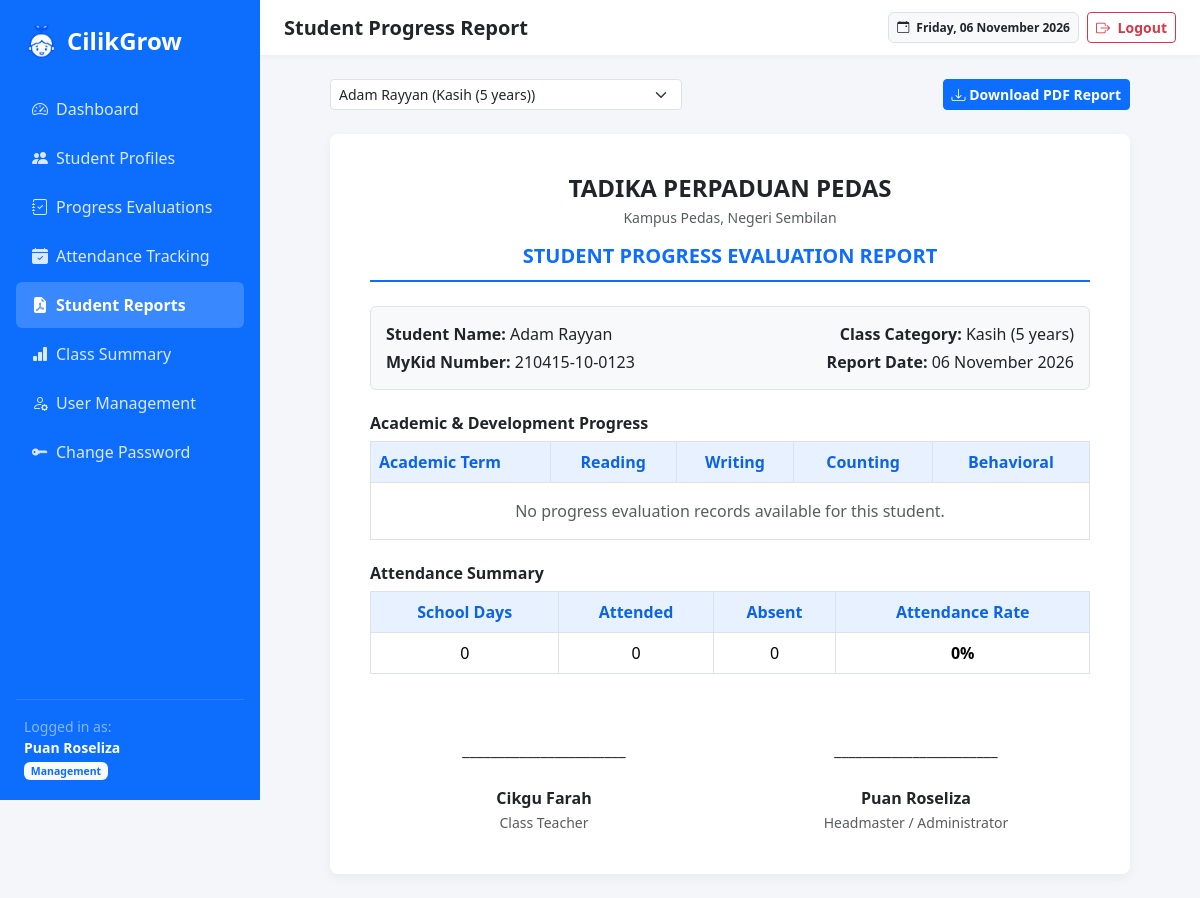
/report.php (signed in), run on the app's committed database.
### tables this page shows
CREATE TABLE `students` (
  `student_id`     int(11)      NOT NULL AUTO_INCREMENT,
  `student_name`   varchar(100) NOT NULL,
  `mykid`          varchar(20)  NOT NULL,
  `gender`         enum('Male','Female') DEFAULT NULL,
  `class_name`     varchar(50)  NOT NULL,
  `date_of_birth`  date         DEFAULT NULL,
  `address`        text         DEFAULT NULL,
  `guardian_phone` varchar(20)  DEFAULT NULL,
  PRIMARY KEY (`student_id`),
  UNIQUE KEY `uq_students_mykid` (`mykid`)
);

CREATE TABLE `users` (
  `user_id`    int(11)      NOT NULL AUTO_INCREMENT,
  `username`   varchar(50)  NOT NULL,
  `password`   varchar(255) NOT NULL,
  `role`       enum('Teacher','Management','Parent') NOT NULL,
  `full_name`  varchar(100) NOT NULL,
  `email`      varchar(100) DEFAULT NULL,
  `student_id` int(11)      DEFAULT NULL,
  `phone`      varchar(15)  DEFAULT NULL,
  `status`     varchar(10)  NOT NULL DEFAULT 'Active',
  PRIMARY KEY (`user_id`),
  UNIQUE KEY `username` (`username`),
  KEY `fk_user_student` (`student_id`),
  CONSTRAINT `fk_user_student` FOREIGN KEY (`student_id`) REFERENCES `students` (`student_id`) ON DELETE SET NULL
);

### includes/auth.php (called while the page is built, shortened)
<?php
function e($value): string
{
    return htmlspecialchars((string)($value ?? ''), ENT_QUOTES, 'UTF-8');
}
function attendance_pct(int $attended, int $total): float
{
    return $total > 0 ? round(($attended / $total) * 100, 1) : 0.0;
}
function attendance_summary(mysqli $conn, int $student_id): array
{
    $stmt = $conn->prepare(
        "SELECT COUNT(*) AS total_days,
                COALESCE(SUM(status IN ('Present','Late')), 0) AS attended,
                COALESCE(SUM(status = 'Absent'), 0) AS absent
         FROM attendance WHERE student_id = ?"
    );
    $stmt->bind_param('i', $student_id);
    $stmt->execute();
    $r = $stmt->get_result()->fetch_assoc();
    $total    = (int)($r['total_days'] ?? 0);
    $attended = (int)($r['attended'] ?? 0);
    return [
        'total'    => $total,
        'attended' => $attended,
        'absent'   => (int)($r['absent'] ?? 0),
        'pct'      => attendance_pct($attended, $total),
    ];
}

### report.php (the view, shortened to what this page needs)
<?php
require_once __DIR__ . '/includes/auth.php';
$role = $_SESSION['role'];
$all_students = [];
$student_id = 0;
if ($role === 'Parent') {
    $student_id = (int)($_SESSION['student_id'] ?? 0);
} else {
    $all_students = $conn->query('SELECT student_id, student_name, class_name FROM students ORDER BY student_name ASC')->fetch_all(MYSQLI_ASSOC);
    $student_id = (int)($_GET['student_id'] ?? 0);
    if ($student_id <= 0 && $all_students) {
        $student_id = (int)$all_students[0]['student_id'];
    }
}
$student = null;
$evaluations = [];
$att = ['total' => 0, 'attended' => 0, 'absent' => 0, 'pct' => 0.0];
if ($student_id > 0) {
    $stmt = $conn->prepare('SELECT * FROM students WHERE student_id = ?');
    $stmt->bind_param('i', $student_id);
    $stmt->execute();
    $student = $stmt->get_result()->fetch_assoc();
    if ($student) {
        $stmt = $conn->prepare('SELECT * FROM progress_records WHERE student_id = ? ORDER BY progress_id DESC');
        $stmt->bind_param('i', $student_id);
        $stmt->execute();
        $evaluations = $stmt->get_result()->fetch_all(MYSQLI_ASSOC);
        $att = attendance_summary($conn, $student_id);
    }
}
function staff_name(mysqli $conn, string $role, string $fallback): string
{
    $stmt = $conn->prepare("SELECT full_name FROM users WHERE role = ? AND status = 'Active' ORDER BY user_id ASC LIMIT 1");
    $stmt->bind_param('s', $role);
    $stmt->execute();
    $row = $stmt->get_result()->fetch_assoc();
    return $row['full_name'] ?? $fallback;
}
$teacher_name = staff_name($conn, 'Teacher', 'Class Teacher');
$head_name    = staff_name($conn, 'Management', 'Headmaster');
include __DIR__ . '/includes/header.php';
?>
<div class="no-print d-flex flex-wrap justify-content-between align-items-center gap-2 mb-4 mx-auto" style="max-width:800px;">
    <?php if ($role !== 'Parent'): ?>
        <form method="GET" action="report.php" class="d-flex align-items-center gap-2">
            <select name="student_id" class="form-select form-select-sm" onchange="this.form.submit()" aria-label="Select student">
                <?php foreach ($all_students as $ast): ?>
                    <option value="<?= (int)$ast['student_id']; ?>" <?= (int)$ast['student_id'] === $student_id ? 'selected' : ''; ?>><?= e($ast['student_name']); ?> (<?= e($ast['class_name']); ?>)</option>
                <?php endforeach; ?>
            </select>
        </form>
    <?php else: ?>
        <span></span>
    <?php endif; ?>
    <?php if ($student): ?>
        <button onclick="downloadPDF()" class="btn btn-primary btn-sm fw-semibold"><i class="bi bi-download"></i> Download PDF Report</button>
    <?php endif; ?>
</div>
<?php if (!$student): ?>
    <div class="alert alert-warning mx-auto" style="max-width:800px;">No student record is available for this report. <?= $role === 'Parent' ? 'Please contact the kindergarten office to link your child to your account.' : ''; ?></div>
<?php else: ?>
<div class="report-card" id="pdfContent">
    <div class="header-title text-center">
        <h4 class="fw-bold text-uppercase mb-1">Tadika Perpaduan Pedas</h4>
        <p class="text-muted small mb-1">Kampus Pedas, Negeri Sembilan</p>
        <h5 class="fw-bold text-primary mt-3 mb-0">STUDENT PROGRESS EVALUATION REPORT</h5>
    </div>
    <div class="info-box">
        <div class="row">
            <div class="col-6">
                <p class="mb-1"><strong>Student Name:</strong> <?= e($student['student_name']); ?></p>
                <p class="mb-0"><strong>MyKid Number:</strong> <?= e($student['mykid'] ?? 'N/A'); ?></p>
            </div>
            <div class="col-6 text-end">
                <p class="mb-1"><strong>Class Category:</strong> <?= e($student['class_name']); ?></p>
                <p class="mb-0"><strong>Report Date:</strong> <?= date('d F Y'); ?></p>
            </div>
        </div>
    </div>
    <h6 class="fw-bold text-dark mb-2">Academic &amp; Development Progress</h6>
    <table class="table table-bordered table-custom align-middle mb-4">
        <thead>
            <tr><th style="width:25%;">Academic Term</th><th class="text-center">Reading</th><th class="text-center">Writing</th><th class="text-center">Counting</th><th class="text-center">Behavioral</th></tr>
        </thead>
        <tbody>
        <?php if (!$evaluations): ?>
            <tr><td colspan="5" class="text-center py-3 text-muted">No progress evaluation records available for this student.</td></tr>
        <?php else: foreach ($evaluations as $ev): ?>
            <tr>
                <td class="fw-semibold"><?= e($ev['academic_term'] ?? 'N/A'); ?></td>
                <td class="text-center"><span class="badge bg-info text-dark"><?= e($ev['reading_grade'] ?? '-'); ?></span></td>
                <td class="text-center"><span class="badge bg-info text-dark"><?= e($ev['writing_grade'] ?? '-'); ?></span></td>
                <td class="text-center"><span class="badge bg-info text-dark"><?= e($ev['counting_grade'] ?? '-'); ?></span></td>
                <td class="text-center"><span class="badge bg-success"><?= e($ev['behavior_grade'] ?? '-'); ?></span></td>
            </tr>
        <?php endforeach; endif; ?>
        </tbody>
    </table>
    <h6 class="fw-bold text-dark mb-2">Attendance Summary</h6>
    <table class="table table-bordered table-custom text-center mb-4">
        <thead><tr><th>School Days</th><th>Attended</th><th>Absent</th><th>Attendance Rate</th></tr></thead>
        <tbody><tr><td><?= $att['total']; ?></td><td><?= $att['attended']; ?></td><td><?= $att['absent']; ?></td><td class="fw-bold"><?= e($att['pct']); ?>%</td></tr></tbody>
    </table>
    <div class="mt-5 pt-3">
        <div class="row text-center">
            <div class="col-6">
                <p class="mb-4">_______________________</p>
                <p class="fw-bold mb-0"><?= e($teacher_name); ?></p>
                <small class="text-muted">Class Teacher</small>
            </div>
            <div class="col-6">
                <p class="mb-4">_______________________</p>
                <p class="fw-bold mb-0"><?= e($head_name); ?></p>
                <small class="text-muted">Headmaster / Administrator</small>
            </div>
        </div>
    </div>
</div>
<?php endif; ?>
<?php include __DIR__ . '/includes/footer.php'; ?>

### includes/header.php (style rules this page uses)
body { background-color: #f4f6f9; font-family: 'Segoe UI', Tahoma, Geneva, Verdana, sans-serif; }

### report.php (style rules this page uses)
.report-card { max-width: 800px; margin: 0 auto; background: #fff; padding: 40px; border-radius: 8px; box-shadow: 0 4px 12px rgba(0,0,0,.05); }
.header-title { border-bottom: 2px solid #0d6efd; padding-bottom: 12px; margin-bottom: 24px; }
.info-box { background: #f8f9fa; border-radius: 6px; padding: 15px; margin-bottom: 24px; border: 1px solid #dee2e6; }
.table-custom th { background-color: #e7f1ff !important; color: #0c63e4; }

### data on the page
students: student_name "Adam Rayyan", mykid "210415-10-0123", class_name "Kasih (5 years)"
users: full_name "Cikgu Farah"
users: full_name "Puan Roseliza"

### other printed values
$label "Dashboard"
$label "Student Profiles"
$label "Progress Evaluations"
$label "Attendance Tracking"
$label "Student Reports"
$label "Class Summary"
$label "User Management"
$label "Change Password"
$display_name "Puan Roseliza"
$role "Management"
$page_title "Student Progress Report"
$att['total'] "0"
$att['attended'] "0"
$att['absent'] "0"
$att['pct'] "0"
